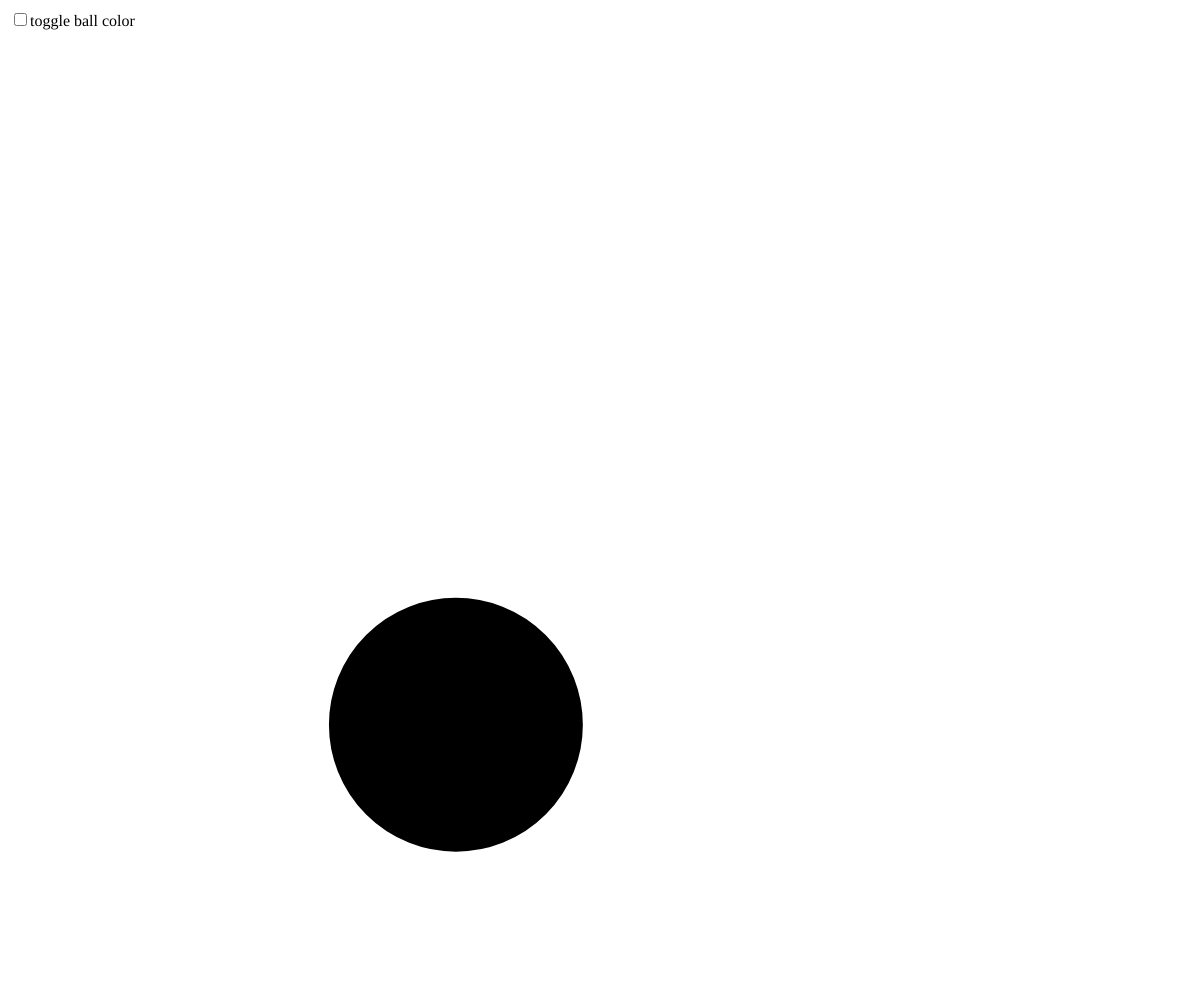
Frame 1 (no input)
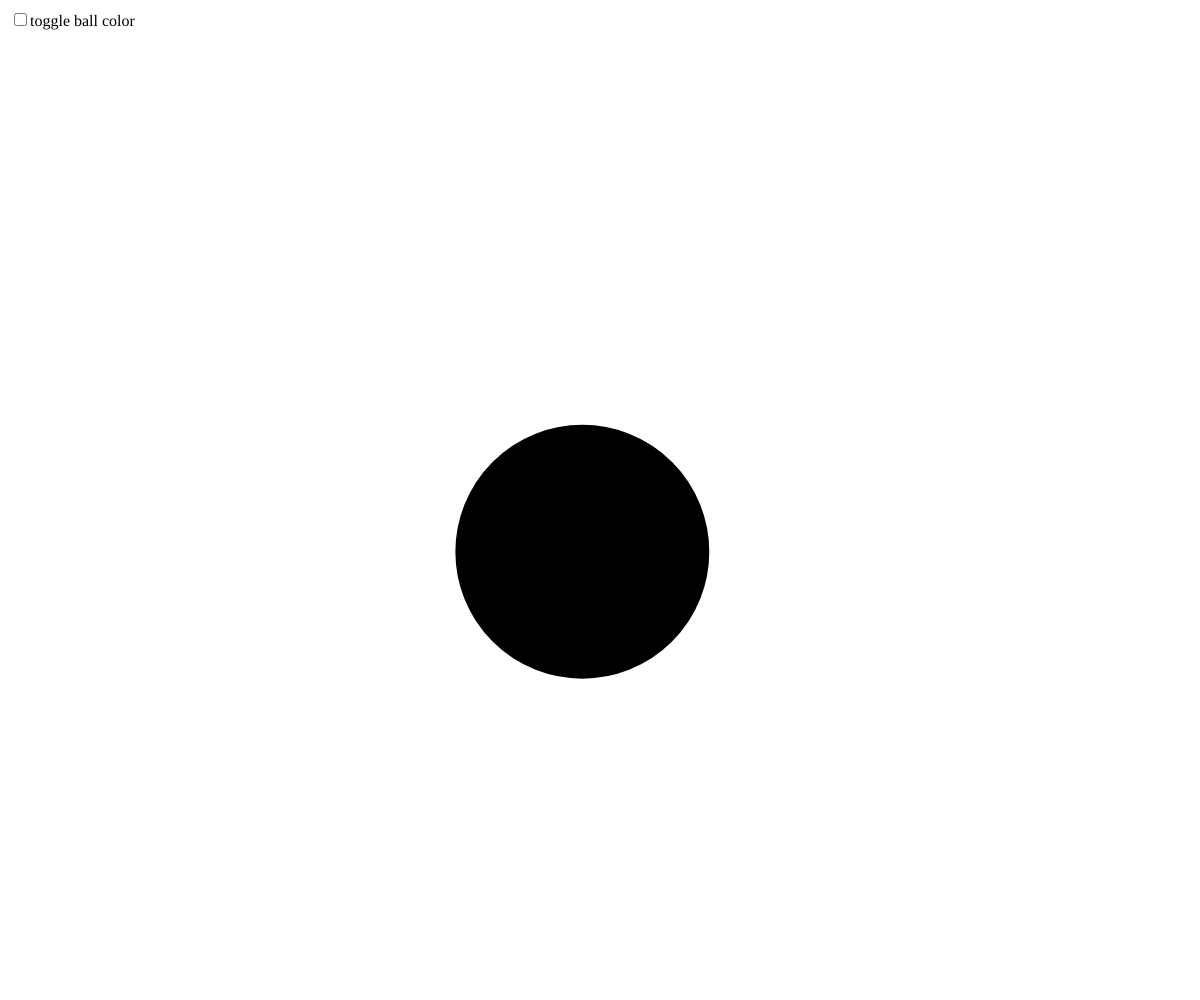
Frame 60 (no input)
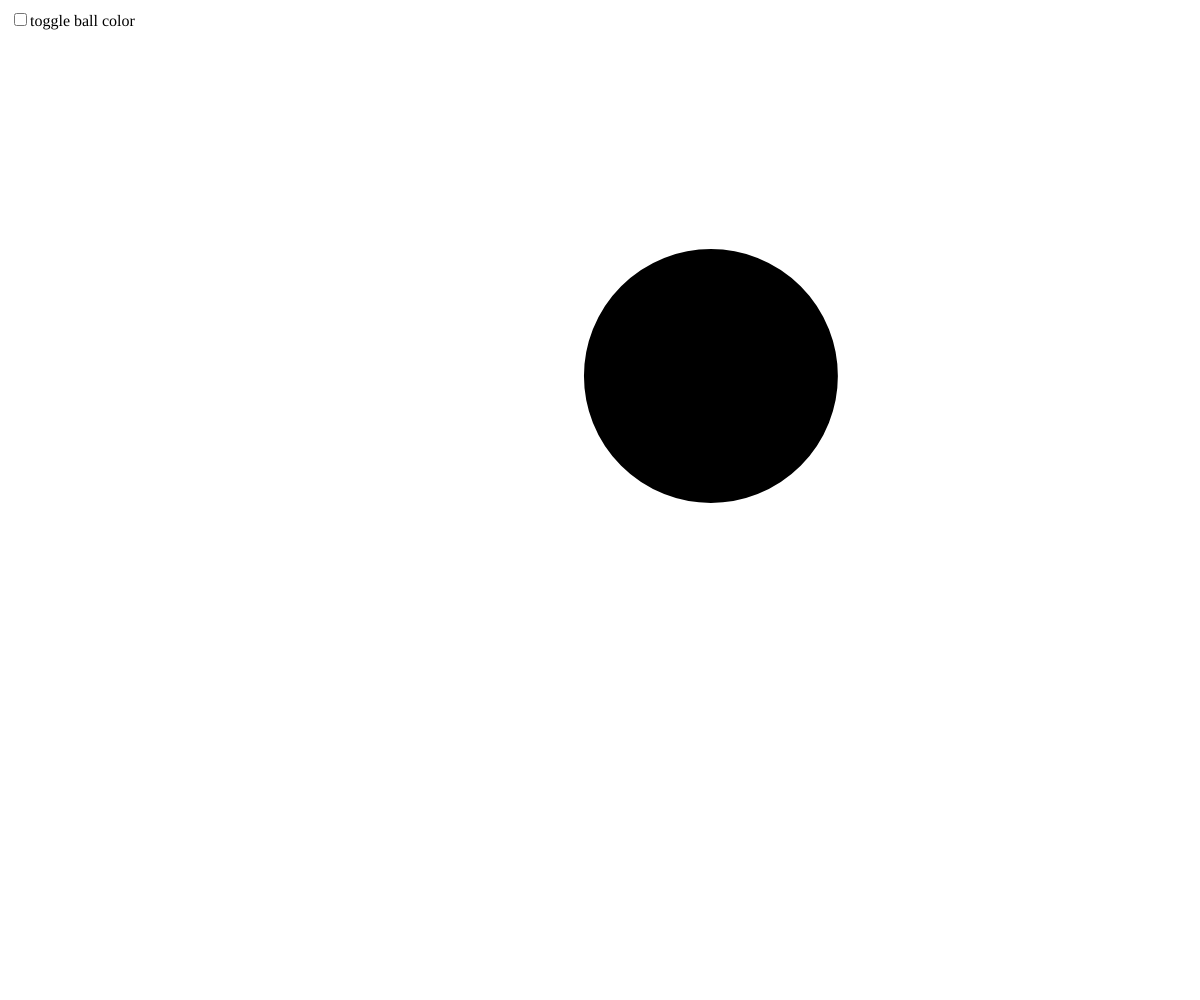
Frame 120 (the mouse pressed at the canvas centre since frame 60)

The p5.js sketch that drew these frames (run headless with seeded random() and noise() and a simulated clock; from frame 60 on, the mouse is pressed at the canvas centre):

// p5.js sketch
// ── sketch.js
var checkbox;
var xpos, ypos;
var xspeed, yspeed;
var radius;
var ballColor;

function setup() {
    createCanvas(windowWidth, windowHeight);
    xspeed = random(-5.0, 5.0);
    yspeed = random(-5.0, 5.0);
    radius = random(50, 150);
    xpos = random(radius, width - radius);
    ypos = random(radius, height - radius);
    checkbox = createCheckbox('toggle ball color', false);
    checkbox.position(10,10);
    checkbox.changed(changeColor);
    ballColor =0;
}

function changeColor() {
    if (this.checked()) {
        ballColor = 255;
    }
    else {
        ballColor = 0;
    }
}

function draw() {
    stroke(0);
    strokeWeight(4);
    background(255);
    fill(ballColor);
    xpos += xspeed;
    ypos += yspeed;
    ellipse(xpos, ypos, radius * 2, radius * 2);
    if (xpos > width - radius || xpos < radius) {
        xspeed *= -1;
    }
    if (ypos > height - radius || ypos < radius) {
        yspeed *= -1;
    }
}
